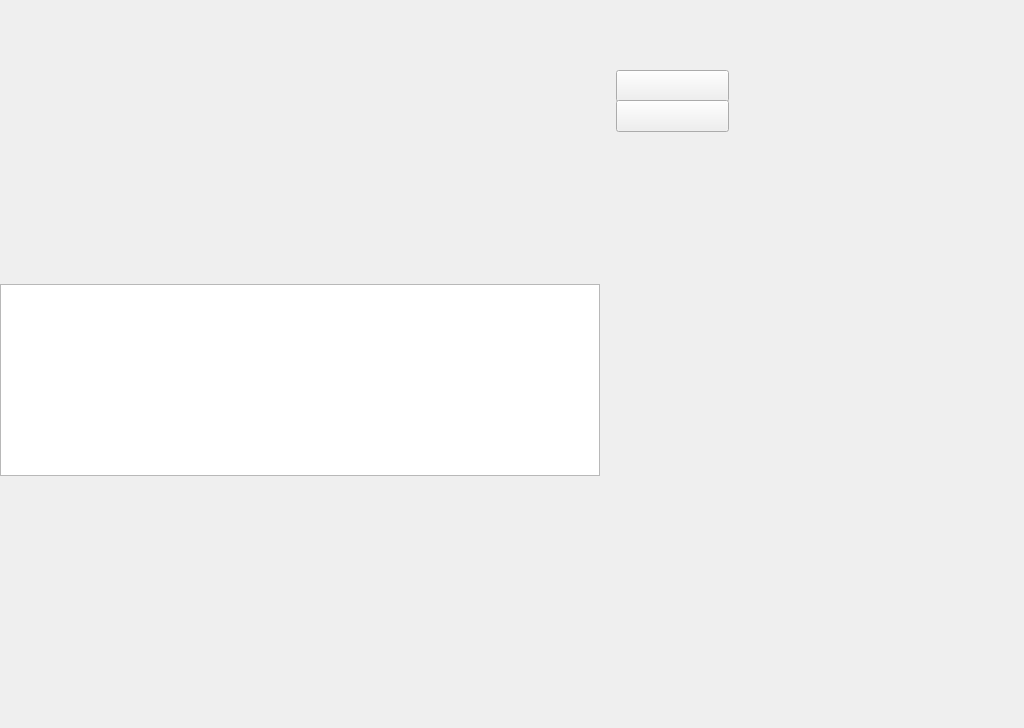
<?xml version="1.0" encoding="UTF-8"?>
<ui version="4.0">
 <class>MainWindow</class>
 <widget class="QMainWindow" name="MainWindow">
  <property name="geometry">
   <rect>
    <x>0</x>
    <y>0</y>
    <width>1024</width>
    <height>728</height>
   </rect>
  </property>
  <property name="sizePolicy">
   <sizepolicy hsizetype="Expanding" vsizetype="Expanding">
    <horstretch>0</horstretch>
    <verstretch>0</verstretch>
   </sizepolicy>
  </property>
  <property name="windowTitle">
   <string>MainWindow</string>
  </property>
  <widget class="QWidget" name="centralwidget">
   <property name="sizePolicy">
    <sizepolicy hsizetype="Expanding" vsizetype="Expanding">
     <horstretch>0</horstretch>
     <verstretch>0</verstretch>
    </sizepolicy>
   </property>
   <property name="autoFillBackground">
    <bool>false</bool>
   </property>
   <widget class="QWidget" name="horizontalLayoutWidget">
    <property name="geometry">
     <rect>
      <x>0</x>
      <y>0</y>
      <width>1478</width>
      <height>761</height>
     </rect>
    </property>
    <layout class="QHBoxLayout" name="horizontalLayout">
     <item>
      <layout class="QVBoxLayout" name="verticalLayout"/>
     </item>
     <item>
      <widget class="QGraphicsView" name="graphicsView">
       <property name="sizePolicy">
        <sizepolicy hsizetype="Fixed" vsizetype="Fixed">
         <horstretch>0</horstretch>
         <verstretch>0</verstretch>
        </sizepolicy>
       </property>
       <property name="minimumSize">
        <size>
         <width>600</width>
         <height>0</height>
        </size>
       </property>
      </widget>
     </item>
     <item>
      <widget class="QWidget" name="widget" native="true">
       <property name="minimumSize">
        <size>
         <width>200</width>
         <height>0</height>
        </size>
       </property>
       <widget class="QPushButton" name="color1">
        <property name="geometry">
         <rect>
          <x>10</x>
          <y>70</y>
          <width>113</width>
          <height>32</height>
         </rect>
        </property>
        <property name="text">
         <string/>
        </property>
       </widget>
       <widget class="QPushButton" name="color2">
        <property name="geometry">
         <rect>
          <x>10</x>
          <y>100</y>
          <width>113</width>
          <height>32</height>
         </rect>
        </property>
        <property name="text">
         <string/>
        </property>
       </widget>
      </widget>
     </item>
    </layout>
   </widget>
  </widget>
 </widget>
 <resources/>
 <connections/>
</ui>
